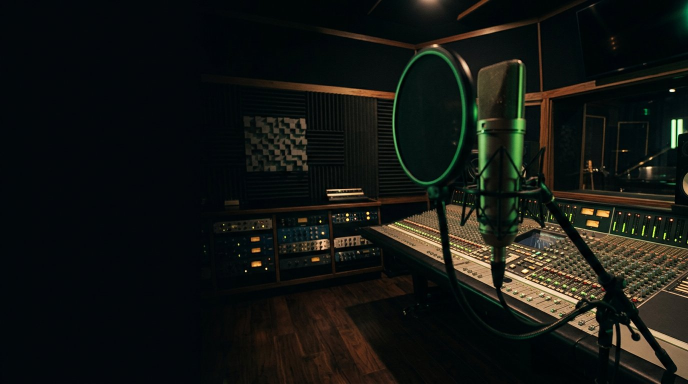
#> input picture brand/hero-source.jpg, 1376 x 768 px (shown at 1/2 size)
$ python og.py
#> lines starting #> are read from the running program, lines starting #| are printed output that depends on the picture
#!/usr/bin/env python3
"""
Fabrique la vignette de partage.

Quelqu'un envoie votre lien sur WhatsApp : avant même le titre, c'est cette
image qui apparaît. Elle décide si le destinataire clique. Une vignette
absente ou générique donne l'impression d'un lien douteux.

Format imposé : 1200 × 630 pixels. En dessous, la vignette est rognée sur
Facebook et LinkedIn.

Le texte est volontairement court et placé à gauche, sur la partie sombre
du plan, pour rester lisible une fois l'image réduite à la taille d'une
vignette dans une conversation.
"""

import os
from PIL import Image, ImageDraw, ImageFont, ImageEnhance, ImageFilter

ICI = os.path.dirname(os.path.abspath(__file__))
PUBLIC = os.path.join(os.path.dirname(ICI), 'public')

LARGEUR, HAUTEUR = 1200, 630
VERT = (163, 255, 18)
BLANC = (255, 255, 255)
GRIS = (162, 171, 181)


def police(taille, axe=800):
    chemin = os.path.expanduser('~/.fonts/inter/inter.ttf')
    if os.path.exists(chemin):
        try:
            f = ImageFont.truetype(chemin, taille)
            f.set_variation_by_axes([axe])
            return f
        except Exception:
            pass
    return ImageFont.load_default()


def construire():
    # ---- Fond : le plan du studio, assombri et recadré ----
    fond = Image.open(os.path.join(ICI, 'hero-source.jpg')).convert('RGB')
#> fond is the input picture: PIL image 1376x768 RGB; mean R, G, B 20.2, 22, 18.2
    fond = fond.resize(
        (LARGEUR, int(LARGEUR * fond.size[1] / fond.size[0])), Image.LANCZOS
    )
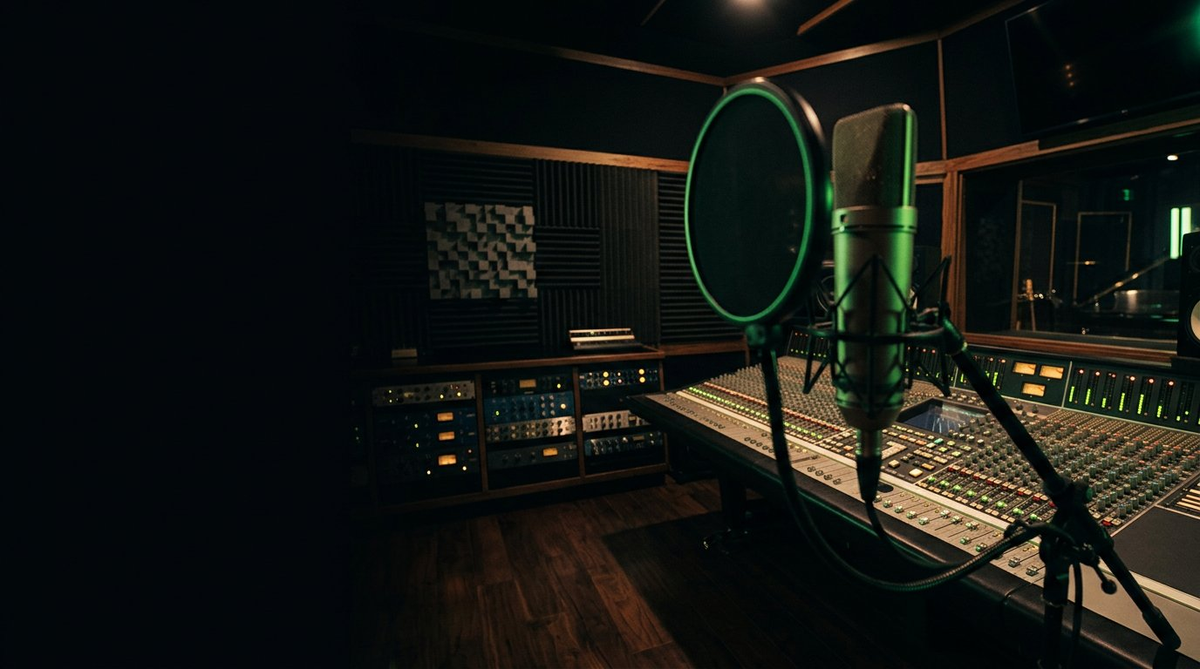
#> fond: PIL image 1200x669 RGB; mean R, G, B 20.2, 22, 18.2
    # Recadrage centré sur la partie lumineuse, à droite.
    decalage = int((fond.size[0] - LARGEUR) * 0.30)
#> decalage = 0
    if fond.size[1] < HAUTEUR:
        fond = fond.resize((LARGEUR, HAUTEUR), Image.LANCZOS)
    else:
        haut = (fond.size[1] - HAUTEUR) // 2
#> haut = 19
        fond = fond.crop((decalage, haut, decalage + LARGEUR, haut + HAUTEUR))
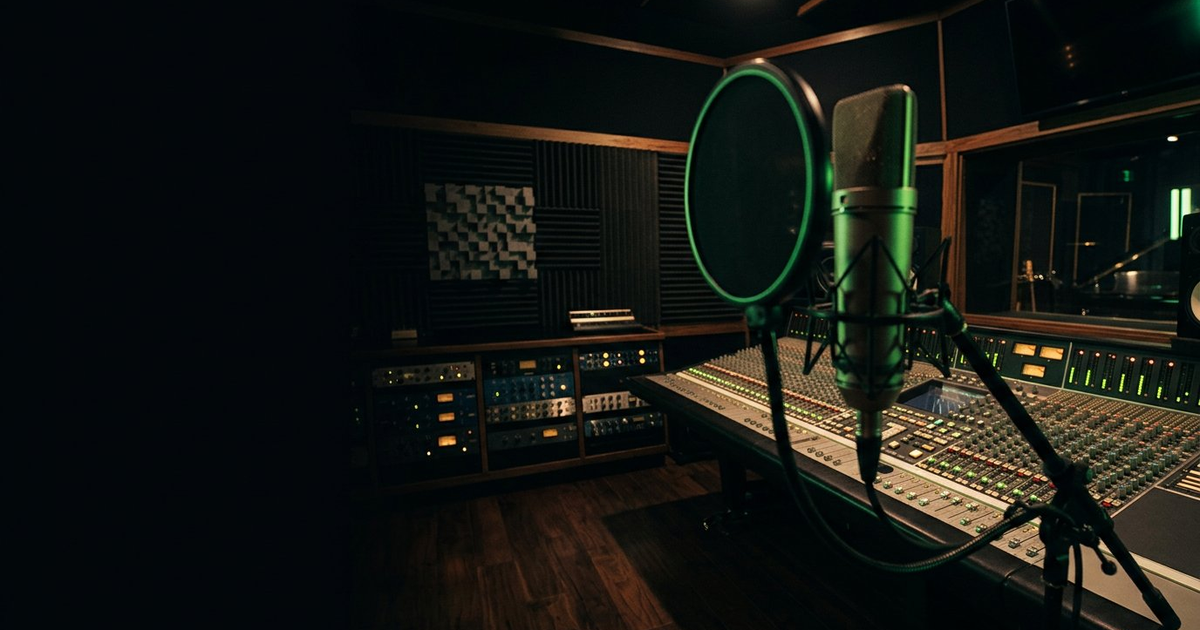
#> fond: PIL image 1200x630 RGB; mean R, G, B 20.8, 22.7, 18.7

    fond = ImageEnhance.Brightness(fond).enhance(0.92)
    fond = fond.filter(ImageFilter.GaussianBlur(0.4))

    # ---- Voile : garantit le contraste du texte quoi qu'il arrive ----
    voile = Image.new('RGBA', (LARGEUR, HAUTEUR), (0, 0, 0, 0))
#> voile: PIL image 1200x630 RGBA; every value is 0
    dv = ImageDraw.Draw(voile)
    # Dégradé horizontal : noir à gauche, transparent à droite.
    for x in range(LARGEUR):
        t = min(1.0, x / (LARGEUR * 0.86))
        alpha = int(232 * (1 - t) ** 1.6)
        dv.line([(x, 0), (x, HAUTEUR)], fill=(6, 7, 9, alpha))
    # Et un assombrissement en pied, pour la signature.
    for y in range(int(HAUTEUR * 0.72), HAUTEUR):
        alpha = int(120 * (y - HAUTEUR * 0.72) / (HAUTEUR * 0.28))
        dv.line([(0, y), (LARGEUR, y)], fill=(6, 7, 9, alpha))

    image = Image.alpha_composite(fond.convert('RGBA'), voile)
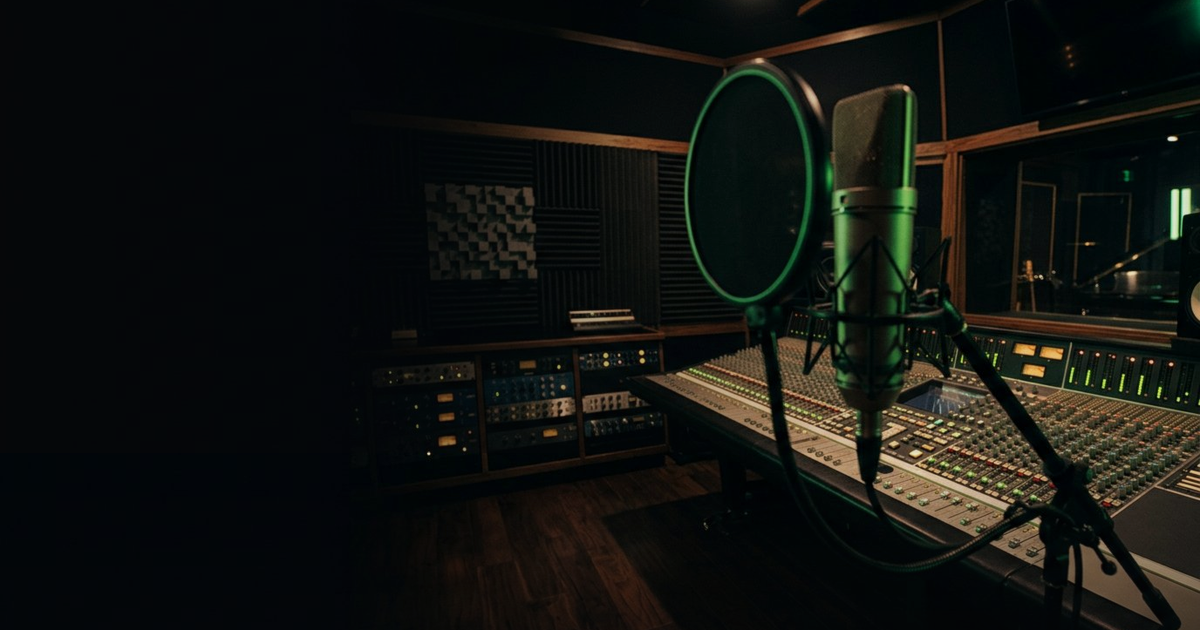
#> image: PIL image 1200x630 RGBA; mean R, G, B, A 17.6, 19.1, 15.9, 255
    d = ImageDraw.Draw(image)

    # ---- Logo ----
#> (the run stopped early here; a loop or call above may not have finished)
